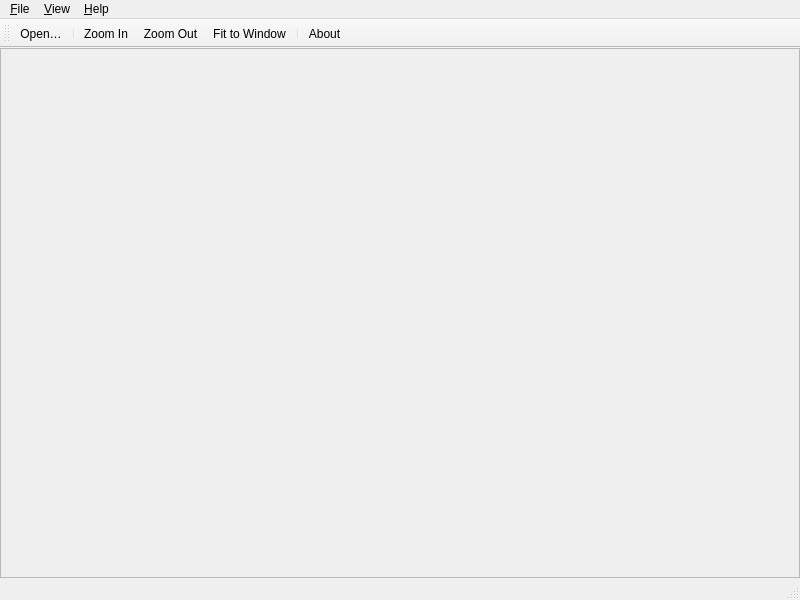
<?xml version="1.0" encoding="UTF-8"?>
<ui version="4.0">
 <class>ImageViewer</class>
 <widget class="QMainWindow" name="ImageViewer">
  <property name="geometry">
   <rect>
    <x>0</x>
    <y>0</y>
    <width>800</width>
    <height>600</height>
   </rect>
  </property>
  <property name="windowTitle">
   <string>Image Viewer</string>
  </property>
  <property name="windowIcon">
   <iconset resource="resources.qrc">
    <normaloff>:/images/logo.svg</normaloff>:/images/logo.svg</iconset>
  </property>
  <widget class="QWidget" name="centralwidget">
   <layout class="QVBoxLayout" name="centralLayout">
    <property name="leftMargin">
     <number>0</number>
    </property>
    <property name="topMargin">
     <number>0</number>
    </property>
    <property name="rightMargin">
     <number>0</number>
    </property>
    <property name="bottomMargin">
     <number>0</number>
    </property>
    <item>
     <widget class="QScrollArea" name="scrollArea">
      <property name="alignment">
       <set>Qt::AlignmentFlag::AlignCenter</set>
      </property>
      <widget class="QLabel" name="imageLabel">
       <property name="geometry">
        <rect>
         <x>0</x>
         <y>0</y>
         <width>200</width>
         <height>200</height>
        </rect>
       </property>
       <property name="pixmap">
        <pixmap resource="resources.qrc">:/images/logo.svg</pixmap>
       </property>
       <property name="alignment">
        <set>Qt::AlignmentFlag::AlignCenter</set>
       </property>
      </widget>
     </widget>
    </item>
   </layout>
  </widget>
  <widget class="QMenuBar" name="menubar">
   <widget class="QMenu" name="menuFile">
    <property name="title">
     <string>&amp;File</string>
    </property>
    <addaction name="actionOpen"/>
    <addaction name="separator"/>
    <addaction name="actionQuit"/>
   </widget>
   <widget class="QMenu" name="menuView">
    <property name="title">
     <string>&amp;View</string>
    </property>
    <addaction name="actionZoomIn"/>
    <addaction name="actionZoomOut"/>
    <addaction name="actionFit"/>
   </widget>
   <widget class="QMenu" name="menuHelp">
    <property name="title">
     <string>&amp;Help</string>
    </property>
    <addaction name="actionAbout"/>
   </widget>
   <addaction name="menuFile"/>
   <addaction name="menuView"/>
   <addaction name="menuHelp"/>
  </widget>
  <widget class="QToolBar" name="toolBar">
   <property name="windowTitle">
    <string>Main toolbar</string>
   </property>
   <property name="iconSize">
    <size>
     <width>24</width>
     <height>24</height>
    </size>
   </property>
   <attribute name="toolBarArea">
    <enum>TopToolBarArea</enum>
   </attribute>
   <attribute name="toolBarBreak">
    <bool>false</bool>
   </attribute>
   <addaction name="actionOpen"/>
   <addaction name="separator"/>
   <addaction name="actionZoomIn"/>
   <addaction name="actionZoomOut"/>
   <addaction name="actionFit"/>
   <addaction name="separator"/>
   <addaction name="actionAbout"/>
  </widget>
  <widget class="QStatusBar" name="statusbar"/>
  <action name="actionOpen">
   <property name="icon">
    <iconset resource="resources.qrc">
     <normaloff>:/icons/open.svg</normaloff>:/icons/open.svg</iconset>
   </property>
   <property name="text">
    <string>&amp;Open…</string>
   </property>
   <property name="shortcut">
    <string>Ctrl+O</string>
   </property>
  </action>
  <action name="actionZoomIn">
   <property name="icon">
    <iconset resource="resources.qrc">
     <normaloff>:/icons/zoom-in.svg</normaloff>:/icons/zoom-in.svg</iconset>
   </property>
   <property name="text">
    <string>Zoom &amp;In</string>
   </property>
   <property name="shortcut">
    <string>Ctrl++</string>
   </property>
  </action>
  <action name="actionZoomOut">
   <property name="icon">
    <iconset resource="resources.qrc">
     <normaloff>:/icons/zoom-out.svg</normaloff>:/icons/zoom-out.svg</iconset>
   </property>
   <property name="text">
    <string>Zoom &amp;Out</string>
   </property>
   <property name="shortcut">
    <string>Ctrl+-</string>
   </property>
  </action>
  <action name="actionFit">
   <property name="icon">
    <iconset resource="resources.qrc">
     <normaloff>:/icons/fit.svg</normaloff>:/icons/fit.svg</iconset>
   </property>
   <property name="text">
    <string>&amp;Fit to Window</string>
   </property>
   <property name="shortcut">
    <string>Ctrl+0</string>
   </property>
  </action>
  <action name="actionAbout">
   <property name="icon">
    <iconset resource="resources.qrc">
     <normaloff>:/icons/about.svg</normaloff>:/icons/about.svg</iconset>
   </property>
   <property name="text">
    <string>&amp;About</string>
   </property>
   <property name="shortcut">
    <string>F1</string>
   </property>
  </action>
  <action name="actionQuit">
   <property name="icon">
    <iconset resource="resources.qrc">
     <normaloff>:/icons/quit.svg</normaloff>:/icons/quit.svg</iconset>
   </property>
   <property name="text">
    <string>&amp;Quit</string>
   </property>
   <property name="shortcut">
    <string>Ctrl+Q</string>
   </property>
  </action>
 </widget>
 <resources>
  <include location="resources.qrc"/>
 </resources>
 <connections>
  <connection>
   <sender>actionQuit</sender>
   <signal>triggered()</signal>
   <receiver>ImageViewer</receiver>
   <slot>close()</slot>
  </connection>
 </connections>
</ui>
